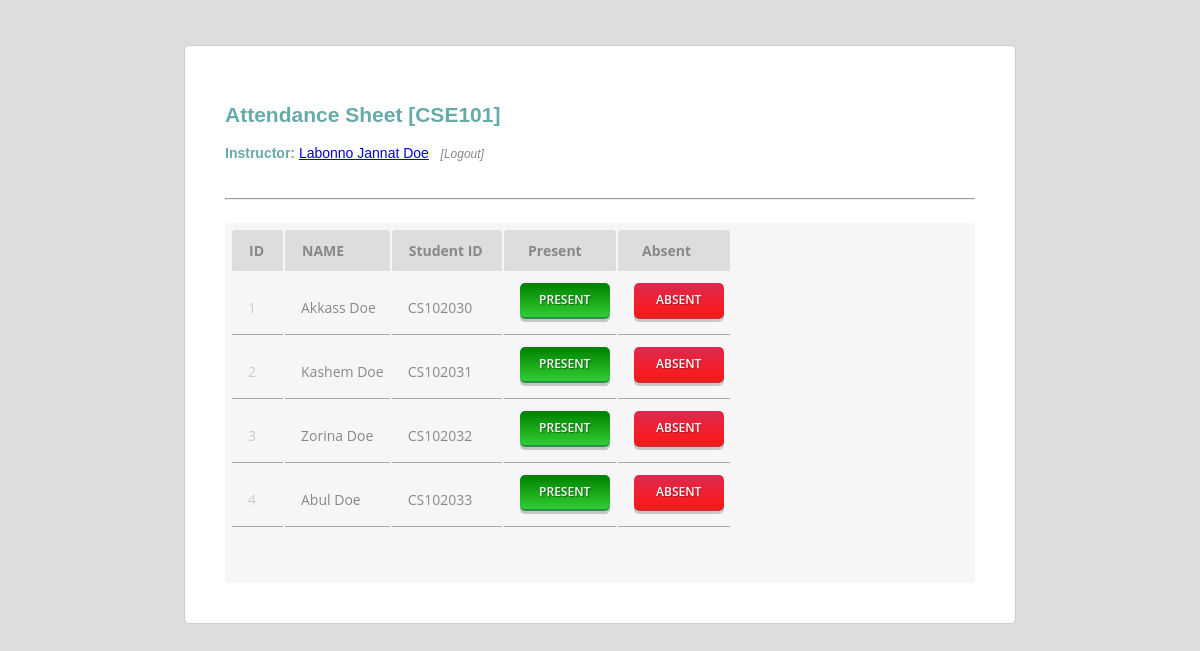
Page /teacher/attendance.php?subid=CSE101 (signed in) on the committed database.
### tables this page shows
CREATE TABLE IF NOT EXISTS `student` (
`id` smallint(10) NOT NULL,
  `sname` varchar(64) NOT NULL,
  `semail` varchar(32) NOT NULL,
  `studentid` varchar(20) NOT NULL,
  `coursesTaken` varchar(128) DEFAULT NULL
);

### teacher/attendance.php (the view, shortened to what this page needs)
<?php
include '../dbconnect.php';
?>
<html>
<head>
<link rel="stylesheet" type="text/css" href="../style.css">
</head>
<body>
<div class="box teacher">
	<h2>Attendance Sheet [<?php echo $_GET['subid']; ?>]</h2>
<p><b>Instructor:</b> <a href="dashboard.php"><?php echo $_SESSION['loggedTeachersName']; ?></a> &nbsp; <a class="doitalic" href="../logout.php">[Logout]</a> </p> <br />
<hr/><br />
<div class="attendanceform">
	<table>
		<tr>
			<th>ID</th>
			<th>NAME</th>
			<th>Student ID</th>
			<th> &nbsp; Present</th>
			<th> &nbsp; Absent</th>
		</tr>
<?php
$subid = $_GET['subid'];
$id = 1;
	$query = mysql_query("SELECT * FROM student", $connection);
	   if($query)
		{
		   while($got = mysql_fetch_array($query)):
				$sname = $got['sname'];
				$studentid = $got['studentid'];
				$coursesTaken = $got['coursesTaken'];
				$course = explode(",", $coursesTaken);
		   		$n = count($course);
		   		for ($i=0; $i < $n ; $i++) {
		   			if ($subid == $course[$i]) {
						$stusess = $studentid.$subid;
						if (isset($_SESSION[$stusess])) {
							if($_SESSION[$stusess] == 1){
								?>
									<tr>
										<td style="color: #ccc;"><?php echo $id; ?></td>
										<td><?php echo $sname; ?></td>
										<td><?php echo $studentid; ?></td>
										<td>
											<form action="inputattendance.php" method="post">
												<input type="hidden" name="studentid" value="<?php echo $studentid; ?>">
												<input type="hidden" name="subid" value="<?php echo $subid; ?>">
												<input type="hidden" name="presence" value="1">
												<input type="submit" name="submit" class="btninactive" value="PRESENT">
											</form>
										</td>
										<td>
											<form action="inputattendance.php" method="post">
												<input type="hidden" name="studentid" value="<?php echo $studentid; ?>">
												<input type="hidden" name="subid" value="<?php echo $subid; ?>">
												<input type="hidden" name="presence" value="0">
												<input type="submit" name="submit" class="btninactive" value="ABSENT">
											</form>
										</td>
									</tr>
								<?php
							}
							else {
								?>
									<tr>
										<td style="color: #ccc;"><?php echo $id; ?></td>
										<td><?php echo $sname; ?></td>
										<td><?php echo $studentid; ?></td>
										<td>
											<form action="inputattendance.php" method="post">
												<input type="hidden" name="studentid" value="<?php echo $studentid; ?>">
												<input type="hidden" name="subid" value="<?php echo $subid; ?>">
												<input type="hidden" name="presence" value="1">
												<input type="submit" name="submit" class="present" value="PRESENT">
											</form>
										</td>
										<td>
											<form action="inputattendance.php" method="post">
												<input type="hidden" name="studentid" value="<?php echo $studentid; ?>">
												<input type="hidden" name="subid" value="<?php echo $subid; ?>">
												<input type="hidden" name="presence" value="0">
												<input type="submit" name="submit" class="absent" value="ABSENT">
											</form>
										</td>
									</tr>
								<?php
							} }
							else {
								?>
									<tr>
										<td style="color: #ccc;"><?php echo $id; ?></td>
										<td><?php echo $sname; ?></td>
										<td><?php echo $studentid; ?></td>
										<td>
											<form action="inputattendance.php" method="post">
												<input type="submit" name="submit" class="present" value="PRESENT">
											</form>
										</td>
										<td>
											<form action="inputattendance.php" method="post">
												<input type="submit" name="submit" class="absent" value="ABSENT">
											</form>
										</td>
									</tr>
								<?php
							}
						}
				} $id++;
			endwhile;
		}
?>
	</table>
</div>
</div>
</body>
</html>

### style.css (style rules this page uses)
body { background: #ddd; font-family: tahoma, arial, sans-serif; font-size: 14px; }
.attendanceform { width: auto; min-width: 500px; height: auto; min-height: 350px; margin: 0 auto; padding: 5px; background: #f6f6f6; border-radius: 3px; position: relative; }
table { color: #888; min-width: 500px; font-size: 14px; font-family: 'Open Sans', sans-serif; }
th { background: #ddd; border-radius: 3px 3px 0 0; padding: 10px; padding-right: 18px; padding-left: 16px; border: 1px solid #ddd; text-align: left; }
td { border-bottom: 1px solid #aaa; padding-top: 10px; padding-left: 16px; padding-right: 6px; text-align: left; }
.present { width: auto; min-width: 90px; height: 36px; background: linear-gradient(to bottom, #008000 0%,#32CD32 100%); padding-right: 16px; padding-left: 16px; border: none; border-radius: 5px; border-bottom: 2px solid #2E8B57; color: #fbfbfb; font-weight: 600; font-family: 'Open Sans', sans-serif; text-shadow: 1px 1px 1px rgba(0,0,0,.4); font-size: 12px; text-align: center; box-shadow: 0px 3px 0px 0px rgba(0,0,0,.2); cursor: pointer; }
.absent { width: auto; opacity: 0.9; min-width: 90px; height: 36px; background: linear-gradient(to bottom, #DC143C 0%,#FF0000 100%); padding-right: 16px; padding-left: 16px; border: none; border-radius: 5px; border-bottom: 2px solid #B22222; color: #fff; font-weight: 600; font-family: 'Open Sans', sans-serif; text-shadow: 1px 1px 1px rgba(0,0,0,.4); font-size: 12px; text-align: center; box-shadow: 0px 3px 0px 0px rgba(0,0,0,.2); cursor: pointer; }
.box { margin: 0 auto; border: 1px solid #ccc; border-radius: 5px; width: 750px; height: auto; min-height: 350px; padding: 40px; margin-top: 45px; background: #fff; }
.doitalic { font-style: italic; font-size: 12px; color: #888; text-decoration: none; }
.teacher { color: #66aaaa; font-family: arial, sans-serif; }

### rows in the picture
student: sname "Akkass Doe", studentid "CS102030"
student: sname "Kashem Doe", studentid "CS102031"
student: sname "Zorina Doe", studentid "CS102032"
student: sname "Abul Doe", studentid "CS102033"

### other values in the picture
$_GET['subid'] "CSE101"
$_SESSION['loggedTeachersName'] "Labonno Jannat Doe"
